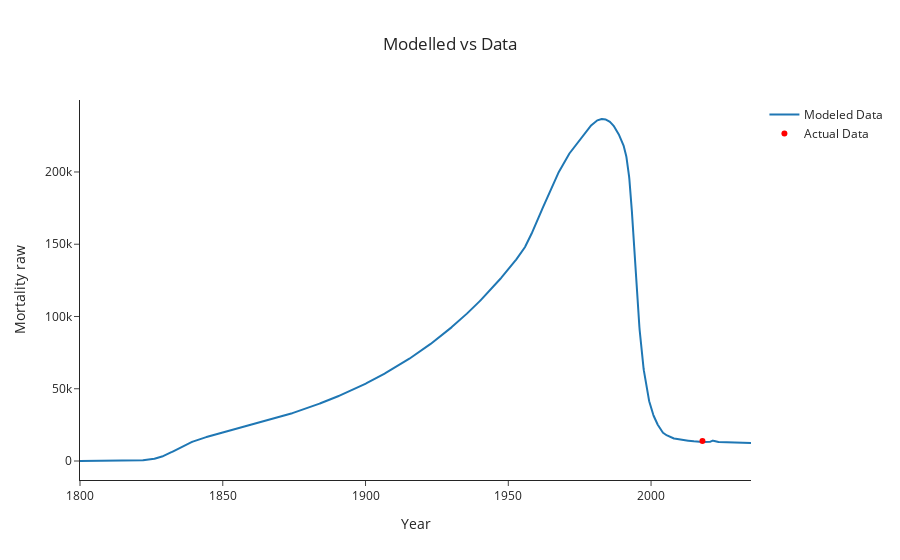

Here is the notebook cell this chart was saved with:
### Code cell
plot_model_vs_actual(
    derived_df_0, targets['mortality_raw'], "mortality_raw", "Mortality raw", "Modelled vs Data"
)

### Figure 1 — Plotly figure (JSON) as saved in the notebook; plotly's stock layout.template omitted (floating-point values rounded to 4 significant figures; data arrays with more than 128 entries replaced by an {"elided": "..."} marker saying what was removed)
{"data": [{"mode": "lines", "name": "Modeled Data", "type": "scatter", "x": {"elided": "2351 float values"}, "y": {"elided": "2351 float values"}}, {"marker": {"color": "red"}, "mode": "markers", "name": "Actual Data", "type": "scatter", "x": [2018], "y": [13850]}], "layout": {"title": {"text": "Modelled vs Data", "x": 0.5}, "xaxis": {"title": {"text": "Year"}}, "yaxis": {"title": {"text": "Mortality raw"}}}}
